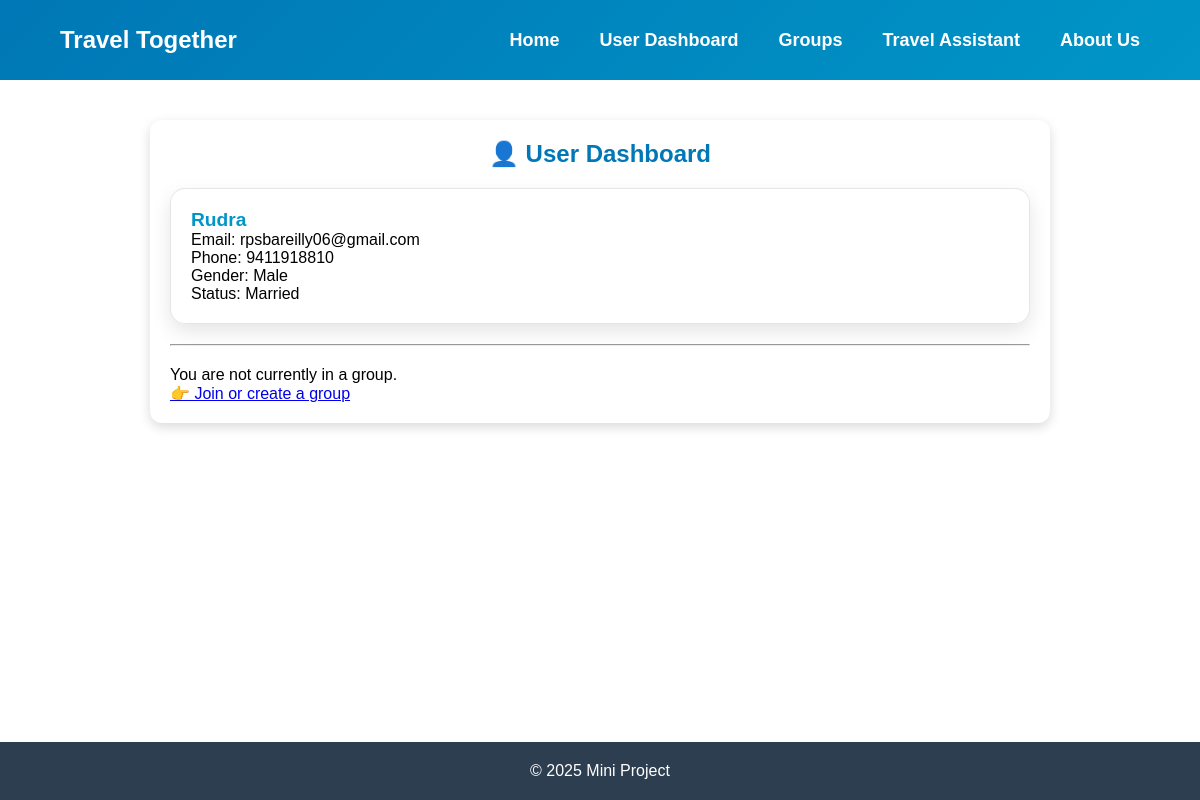
The app's page /user (signed in), older data.
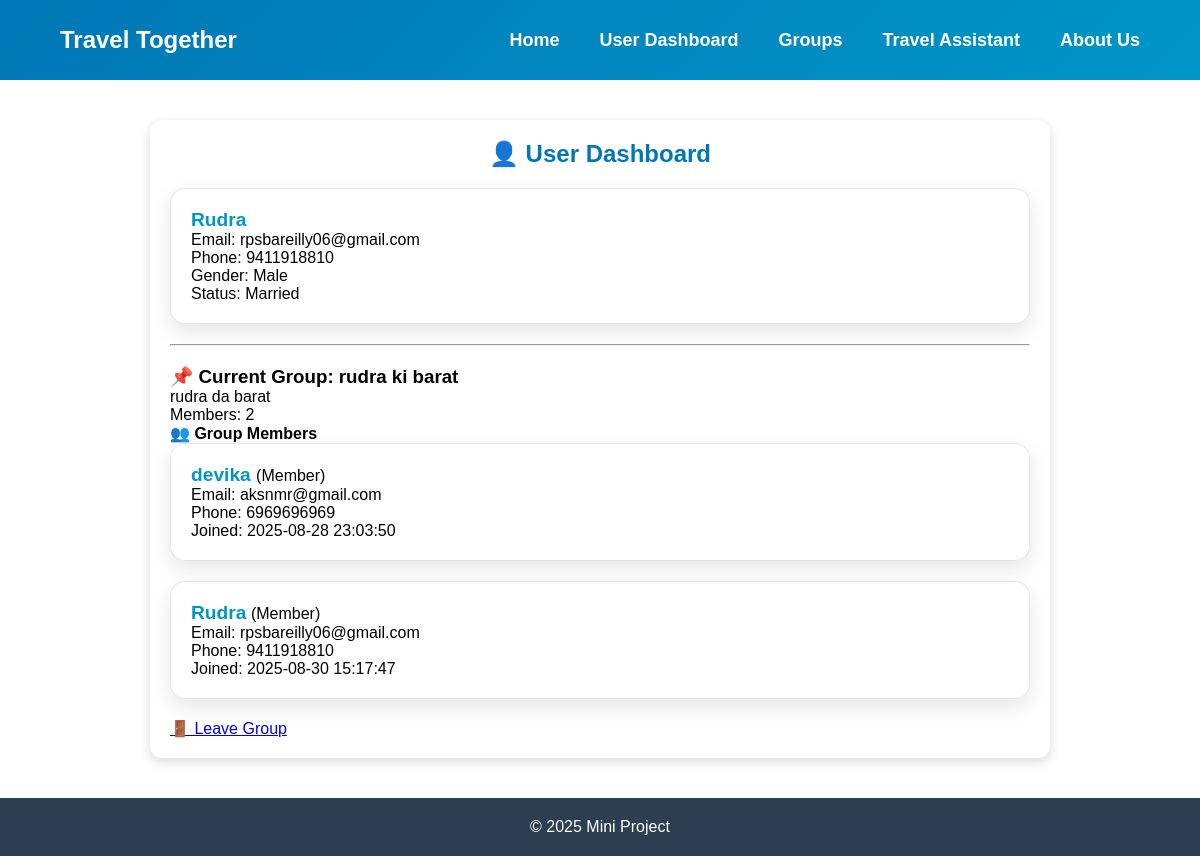
The same page, newer data.
### tables this page shows
CREATE TABLE Users (
        userid TEXT PRIMARY KEY,
        username TEXT UNIQUE NOT NULL,
        password TEXT NOT NULL,
        email TEXT UNIQUE NOT NULL,
        phone_no TEXT UNIQUE,
        gender TEXT CHECK(gender IN ('Male', 'Female', 'Other')),
        marital_status TEXT CHECK(marital_status IN ('Single', 'Married', 'Divorced', 'Widowed')),
        profile_picture TEXT,
        bio TEXT,
        current_group_id TEXT,
        created_at TEXT DEFAULT CURRENT_TIMESTAMP,
        FOREIGN KEY (current_group_id) REFERENCES Groups (group_id) ON DELETE SET NULL
    );

CREATE TABLE Groups (
        group_id TEXT PRIMARY KEY,
        group_name TEXT NOT NULL,
        group_description TEXT,
        group_type TEXT NOT NULL CHECK(group_type IN ('Public', 'Private')),
        owner_id TEXT NOT NULL,
        member_count INTEGER DEFAULT 1,
        member_list TEXT,
        created_at TEXT DEFAULT CURRENT_TIMESTAMP,
        FOREIGN KEY (owner_id) REFERENCES Users (userid) ON DELETE CASCADE
    );

CREATE TABLE GroupMembers (
        member_id TEXT PRIMARY KEY,
        group_id TEXT NOT NULL,
        user_id TEXT NOT NULL,
        username TEXT NOT NULL,
        joined_at TEXT DEFAULT CURRENT_TIMESTAMP,
        role TEXT DEFAULT 'Member' CHECK(role IN ('Owner', 'Admin', 'Member')),
        FOREIGN KEY (group_id) REFERENCES Groups (group_id) ON DELETE CASCADE,
        FOREIGN KEY (user_id) REFERENCES Users (userid) ON DELETE CASCADE,
        UNIQUE(group_id, user_id)
    );

### app.py (the view)
@app.route('/user')
def user():
    username = session.get("username")
    if not username:
        flash("⚠️ You must be logged in to view your dashboard.")
        return redirect("/auth")
    conn = database.get_db_connection()
    cursor = conn.cursor()
    cursor.execute("SELECT * FROM Users WHERE username=?", (username,))
    user_data = cursor.fetchone()
    group_data = None
    members = []
    if user_data and user_data['current_group_id']:
        group_data = database.get_user_group(user_data['userid'])
        if group_data:
            members = database.get_group_members(group_data['group_id'])
    conn.close()
    return render_template("user.html", user=user_data, group=group_data, members=members)

### database.py (called while the page is built)
def get_db_connection():
    conn = sqlite3.connect('travel_together.db')
    conn.row_factory = sqlite3.Row
    conn.execute("PRAGMA foreign_keys = ON;")
    return conn

def get_group_members(group_id):
    conn = get_db_connection()
    try:
        cursor = conn.cursor()
        cursor.execute("""
            SELECT gm.user_id, gm.username, gm.role, gm.joined_at,
                   u.email, u.phone_no
            FROM GroupMembers gm
            JOIN Users u ON gm.user_id = u.userid
            WHERE gm.group_id = ?
            ORDER BY gm.role DESC, gm.joined_at ASC
        """, (group_id,))
        return cursor.fetchall()
    except sqlite3.Error as e:
        print(f"ERROR: Could not get group members. {e}")
        return []
    finally:
        conn.close()

def get_user_group(user_id):
    conn = get_db_connection()
    try:
        cursor = conn.cursor()
        cursor.execute("""
            SELECT g.group_id, g.group_name, g.group_type, g.group_description,
                   g.member_count, g.member_list
            FROM Users u
            JOIN Groups g ON u.current_group_id = g.group_id
            WHERE u.userid = ?
        """, (user_id,))
        return cursor.fetchone()
    except sqlite3.Error as e:
        print(f"ERROR: Could not get user group. {e}")
        return None
    finally:
        conn.close()

### templates/user.html (shortened to what this page needs)
<!DOCTYPE html>
<html lang="en">
<head>
    <link rel="stylesheet" href="/static/style.css">
</head>
<body>
    <header class="navbar">
        <div class="logo">
            <p>Travel Together</p>
        </div>
        <nav class="nav-links">
            <a href="/home">Home</a>
            <a href="/user" class="active">User Dashboard</a>
            <a href="/groups">Groups</a>
            <a href="/travel">Travel Assistant</a>
            <a href="/about">About Us</a>
        </nav>
    </header>
    <main>
        <div class="groups-container">
            <h2>👤 User Dashboard</h2>
            <div class="group-item">
                <strong>{{ user['username'] }}</strong><br>
                <span>Email: {{ user['email'] }}</span><br>
                {% if user['phone_no'] %}<span>Phone: {{ user['phone_no'] }}</span><br>{% endif %}
                {% if user['gender'] %}<span>Gender: {{ user['gender'] }}</span><br>{% endif %}
                {% if user['marital_status'] %}<span>Status: {{ user['marital_status'] }}</span><br>{% endif %}
            </div>
            <hr style="margin:20px 0;">
            {% if group %}
                <h3>📌 Current Group: {{ group['group_name'] }}</h3>
                <p>{{ group['group_description'] or "No description" }}</p>
                <p>Members: {{ group['member_count'] }}</p>
                <h4>👥 Group Members</h4>
                <ul class="group-list">
                    {% for member in members %}
                        <li class="group-item">
                            <strong>{{ member['username'] }}</strong>
                            <span>({{ member['role'] }})</span><br>
                            <span>Email: {{ member['email'] }}</span><br>
                            {% if member['phone_no'] %}<span>Phone: {{ member['phone_no'] }}</span><br>{% endif %}
                            <span>Joined: {{ member['joined_at'] }}</span>
                        </li>
                    {% endfor %}
                </ul>
                <div style="margin-top:20px;">
                    <a href="/groups/leave">🚪 Leave Group</a>
                </div>
            {% else %}
                <p>You are not currently in a group.</p>
                <a href="/groups">👉 Join or create a group</a>
            {% endif %}
        </div>
    </main>
    <footer>
        <div class="main-contain">
            <p>&copy; 2025 Mini Project</p>
        </div>
    </footer>
</body>
</html>

### static/style.css (style rules this page uses)
* { margin: 0; padding: 0; box-sizing: border-box; font-family: Arial, Helvetica, sans-serif; }
body { display: flex; flex-direction: column; min-height: 100vh; }
main { flex-grow: 1; position: relative; }
.navbar { display: flex; justify-content: space-between; align-items: center; width: 100%; padding: 0 5%; height: 80px; background: linear-gradient(135deg, #0077b6, #0096c7); color: white; position: relative; }
.logo { font-size: 24px; font-weight: bold; }
.nav-links { display: flex; gap: 40px; }
.nav-links a { color: white; text-decoration: none; font-size: 18px; font-weight: 600; padding: 5px 0; transition: text-shadow 0.3s, color 0.3s; }
footer { background-color: #2c3e50; color: white; text-align: center; padding: 20px; }
.groups-container { width: 80%; max-width: 900px; margin: 40px auto; padding: 20px; background: #fff; border-radius: 12px; box-shadow: 0px 4px 12px rgba(0,0,0,0.15); }
.groups-container h2 { margin-bottom: 20px; color: #0077b6; text-align: center; }
.group-list { list-style: none; padding: 0; display: grid; gap: 20px; }
.group-item { background: #f9f9f9; padding: 15px 20px; border-radius: 10px; border: 1px solid #e1e1e1; transition: transform 0.2s, box-shadow 0.2s; }
.group-item strong { font-size: 1.2rem; color: #0096c7; }
.group-item { background: rgba(255, 255, 255, 0.9); backdrop-filter: blur(10px); padding: 20px; border-radius: 15px; border: 1px solid rgba(0,0,0,0.1); box-shadow: 0 8px 20px rgba(0,0,0,0.1); transition: transform 0.3s ease, box-shadow 0.3s ease; }

Row changes from the older to the newer data that the page shows:
now on this page (row edited): Groups: group_name "rudra ki barat", group_description "rudra da barat", member_count "2"
now on this page (row unchanged): GroupMembers: username "devika", role "Member", email "aksnmr@gmail.com", phone_no "6969696969", joined_at "2025-08-28 23:03:50"
added GroupMembers: username "Rudra", role "Member", email "rpsbareilly06@gmail.com", phone_no "9411918810", joined_at "2025-08-30 15:17:47"
Text that changed along with them:
text no longer shown: "You are not currently in a group. 👉 Join or create a group"
text now shown: "📌 Current Group: Members: 👥 Group Members 🚪 Leave Group"
